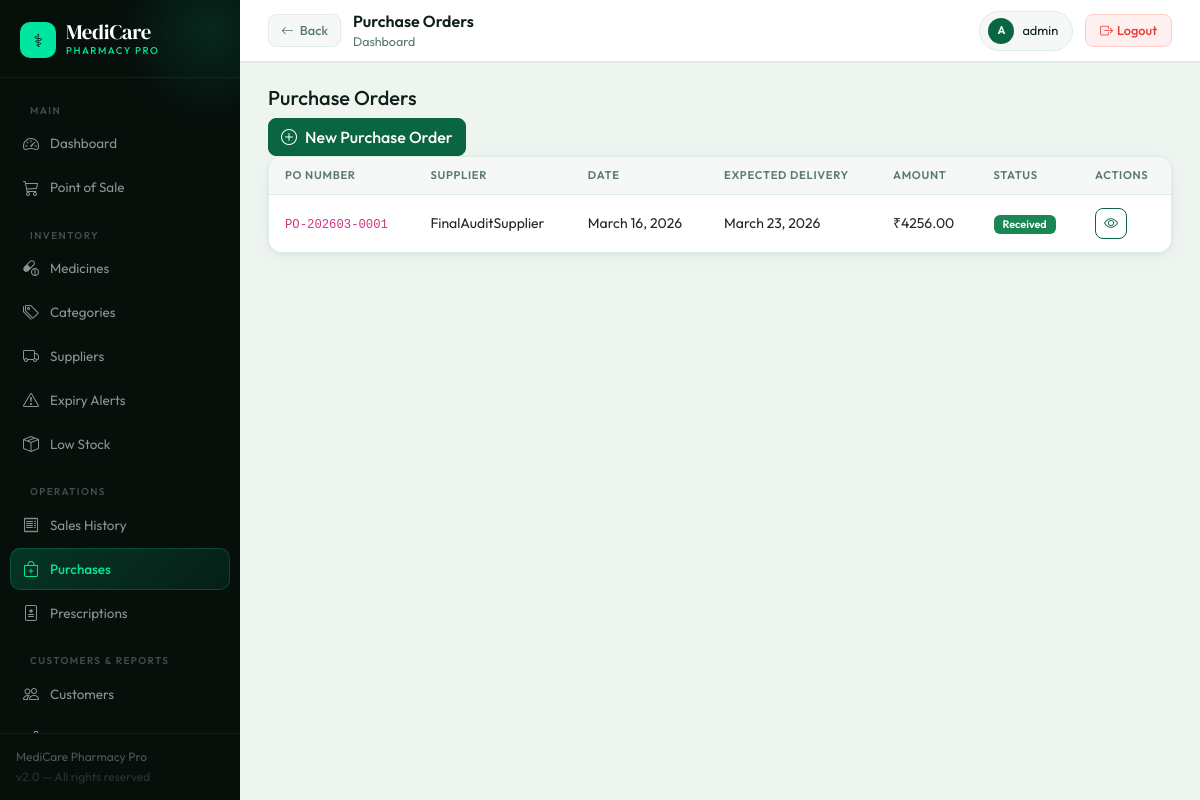
Page /purchase/ (signed in) on the committed database.
### purchase/models.py (models this page shows, shortened)
class PurchaseOrder(models.Model):
    STATUS_CHOICES = [('draft','Draft'),('sent','Sent to Supplier'),('partial','Partially Received'),('received','Fully Received'),('cancelled','Cancelled')]
    po_number = models.CharField(max_length=50, unique=True)
    supplier = models.ForeignKey(Supplier, on_delete=models.PROTECT)
    order_date = models.DateField(default=timezone.now)
    expected_delivery = models.DateField(null=True, blank=True)
    status = models.CharField(max_length=20, choices=STATUS_CHOICES, default='draft')
    subtotal = models.DecimalField(max_digits=12, decimal_places=2, default=0)
    gst_amount = models.DecimalField(max_digits=10, decimal_places=2, default=0)
    total_amount = models.DecimalField(max_digits=12, decimal_places=2, default=0)
    notes = models.TextField(blank=True)
    created_by = models.ForeignKey('auth.User', on_delete=models.SET_NULL, null=True)
    created_at = models.DateTimeField(auto_now_add=True)
    is_auto_generated = models.BooleanField(default=False)
    class Meta:
        ordering = ['-created_at']

### inventory/models.py (models this page shows, shortened)
class Supplier(models.Model):
    name = models.CharField(max_length=200)
    contact_person = models.CharField(max_length=100, blank=True)
    phone = models.CharField(max_length=20)
    email = models.EmailField(blank=True)
    address = models.TextField(blank=True)
    gstin = models.CharField(max_length=15, blank=True)
    drug_license = models.CharField(max_length=50, blank=True)
    is_active = models.BooleanField(default=True)
    created_at = models.DateTimeField(auto_now_add=True)
    class Meta:
        ordering = ['-created_at']

### purchase/views.py (the view)
# urls.py: path('', views.po_list, name='po_list'),
@login_required
def po_list(request):
    orders = PurchaseOrder.objects.all().select_related('supplier').order_by('-created_at')
    return render(request, 'purchase/po_list.html', {'orders': orders})

### templates/purchase/po_list.html (shortened to what this page needs)
{% extends 'base.html' %}
{% block breadcrumb %}Dashboard{% endblock %}
{% block back_button %}<a href="/" class="back-btn"><i class="bi bi-arrow-left"></i> Back</a>{% endblock %}
{% block page_title %}Purchase Orders{% endblock %}
{% block content %}
<div class="page-header">
  <h5>Purchase Orders</h5>
  <a href="/purchase/create/" class="btn btn-primary"><i class="bi bi-plus-circle me-2"></i>New Purchase Order</a>
</div>
<div class="card"><div class="card-body p-0">
  <table class="table table-hover mb-0">
    <thead><tr><th>PO Number</th><th>Supplier</th><th>Date</th><th>Expected Delivery</th><th>Amount</th><th>Status</th><th>Actions</th></tr></thead>
    <tbody>
      {% for po in orders %}
      <tr>
        <td><code>{{ po.po_number }}</code>{% if po.is_auto_generated %}<span class="badge bg-info ms-1" style="font-size:.65rem">Auto</span>{% endif %}</td>
        <td>{{ po.supplier.name }}</td>
        <td>{{ po.order_date }}</td>
        <td>{{ po.expected_delivery|default:"-" }}</td>
        <td>₹{{ po.total_amount|floatformat:2 }}</td>
        <td>
          {% if po.status == 'received' %}<span class="badge bg-success">Received</span>
          {% elif po.status == 'partial' %}<span class="badge bg-warning text-dark">Partial</span>
          {% elif po.status == 'sent' %}<span class="badge bg-info">Sent</span>
          {% elif po.status == 'cancelled' %}<span class="badge bg-secondary">Cancelled</span>
          {% else %}<span class="badge bg-light text-dark border">Draft</span>{% endif %}
        </td>
        <td>
          <a href="/purchase/{{ po.pk }}/" class="btn btn-sm btn-outline-primary me-1"><i class="bi bi-eye"></i></a>
        </td>
      </tr>
      {% empty %}<tr><td colspan="7" class="text-center text-muted py-5">No purchase orders yet.</td></tr>
      {% endfor %}
    </tbody>
  </table>
</div></div>
{% endblock %}

### templates/base.html (shortened to what this page needs)
<!DOCTYPE html>
<html lang="en">
<head>
<link href="https://cdn.jsdelivr.net/npm/bootstrap@5.3.0/dist/css/bootstrap.min.css" rel="stylesheet">
<link href="https://cdn.jsdelivr.net/npm/bootstrap-icons@1.11.0/font/bootstrap-icons.css" rel="stylesheet">
</head>
<body>
{% if user.is_authenticated %}
<aside class="sidebar">
  <div class="sb-brand">
    <div class="logo-wrap">
      <div class="logo-icon">⚕</div>
      <div>
        <div class="logo-text">MediCare</div>
        <div class="logo-sub">Pharmacy Pro</div>
      </div>
    </div>
  </div>
  <nav class="sb-nav">
    <div class="sb-section">Main</div>
    <a href="/" class="sb-link {% if request.path == '/' %}active{% endif %}">
      <i class="bi bi-speedometer2"></i> Dashboard
    </a>
    <a href="{% url 'pos' %}" class="sb-link {% if '/sales/pos' in request.path %}active{% endif %}">
      <i class="bi bi-cart3"></i> Point of Sale
    </a>
    <div class="sb-section">Inventory</div>
    <a href="{% url 'medicine_list' %}" class="sb-link ">
      <i class="bi bi-capsule-pill"></i> Medicines
    </a>
    <a href="{% url 'category_list' %}" class="sb-link {% if 'categor' in request.path %}active{% endif %}">
      <i class="bi bi-tags"></i> Categories
    </a>
    <a href="{% url 'supplier_list' %}" class="sb-link {% if 'supplier' in request.path %}active{% endif %}">
      <i class="bi bi-truck"></i> Suppliers
    </a>
    <a href="{% url 'expiry_alerts' %}" class="sb-link {% if 'expiry' in request.path %}active{% endif %}">
      <i class="bi bi-exclamation-triangle"></i> Expiry Alerts
    </a>
    <a href="{% url 'low_stock_list' %}" class="sb-link {% if 'low-stock' in request.path %}active{% endif %}">
      <i class="bi bi-box-seam"></i> Low Stock
    </a>
    <div class="sb-section">Operations</div>
    <a href="{% url 'sale_list' %}" class="sb-link {% if '/sales/' in request.path and 'pos' not in request.path %}active{% endif %}">
      <i class="bi bi-receipt"></i> Sales History
    </a>
    <a href="{% url 'po_list' %}" class="sb-link {% if '/purchase' in request.path %}active{% endif %}">
      <i class="bi bi-bag-plus"></i> Purchases
    </a>
    <a href="{% url 'prescription_list' %}" class="sb-link {% if '/prescriptions' in request.path %}active{% endif %}">
      <i class="bi bi-file-medical"></i> Prescriptions
    </a>
    <div class="sb-section">Customers & Reports</div>
    <a href="{% url 'customer_list' %}" class="sb-link {% if '/customers' in request.path %}active{% endif %}">
      <i class="bi bi-people"></i> Customers
    </a>
    <a href="{% url 'analytics_dashboard' %}" class="sb-link {% if '/analytics' in request.path and 'gst' not in request.path and 'profit' not in request.path %}active{% endif %}">
      <i class="bi bi-bar-chart-line"></i> Analytics
    </a>
  </nav>
  <div class="sb-footer">
    <div>MediCare Pharmacy Pro</div>
    <div style="color:rgba(255,255,255,.15);margin-top:2px;">v2.0 — All rights reserved</div>
  </div>
</aside>
<div class="main">
  <header class="topbar">
    <div class="topbar-left">
      {% block back_button %}{% endblock %}
      <div>
        <div class="topbar-title">{% block page_title %}Dashboard{% endblock %}</div>
        <div class="topbar-breadcrumb">{% block breadcrumb %}MediCare Pharmacy{% endblock %}</div>
      </div>
    </div>
    <div class="topbar-right">
      <div class="user-chip">
        <div class="user-avatar">{{ user.username|first|upper }}</div>
        <span>{{ user.get_full_name|default:user.username }}</span>
      </div>
      <a href="{% url 'logout' %}" class="logout-btn"><i class="bi bi-box-arrow-right me-1"></i>Logout</a>
    </div>
  </header>
  <div class="page-content">
    {% block content %}{% endblock %}
  </div>
</div>
{% else %}
{% block auth_content %}{% endblock %}
{% endif %}
</body>
</html>

### rows in the picture
PurchaseOrder: po_number "PO-202603-0001", supplier.name "FinalAuditSupplier", order_date "March 16, 2026", expected_delivery "March 23, 2026", total_amount "4256.00", status "Received"

### other values in the picture
{{ user.username|first|upper }} "A"
{{ user.get_full_name|default:user.username }} "admin"
